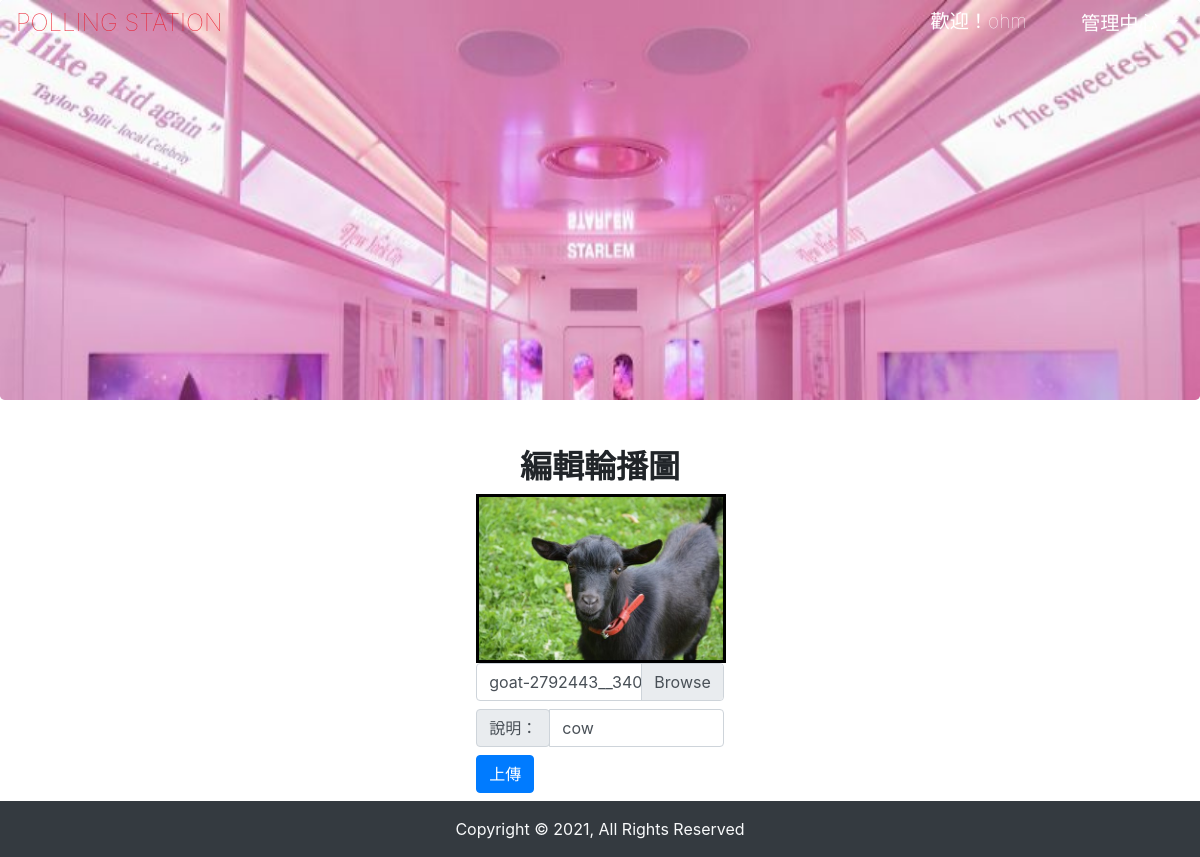
The page /backend/?do=edit_ad&id=17 (signed in) on the database its author committed.
### tables this page shows
CREATE TABLE `ad` (
  `id` int(11) UNSIGNED NOT NULL,
  `name` varchar(64) NOT NULL,
  `sh` tinyint(1) UNSIGNED NOT NULL,
  `intro` varchar(64) DEFAULT NULL
);

### api/db.php (called while the page is built, shortened)
<?php
    $dsn="mysql:host=localhost;charset=utf8;dbname=s1100410";
    $pdo=new PDO($dsn,'s1100410','s1100410');
    function find($table,$id){
        global $pdo;
        $sql="SELECT * FROM `$table` WHERE ";
        if(is_array($id)){
            foreach($id as $key=>$value){
                $tmp[]="`$key`='$value'";
            }
            $sql=$sql. implode(" AND ",$tmp);
        }else{
           $sql=$sql . "`id`='$id'";
        }
        return $pdo->query($sql)->fetch(PDO::FETCH_ASSOC);
    }
function all($table,...$arg){
    global $pdo;
    $sql="SELECT * FROM `$table` ";
    if(isset($arg[0])){
        if(is_array($arg[0])){
            foreach($arg[0] as $key=>$value){
                $tmp[]="`$key`='$value'";
            }
            $sql=$sql."where " . implode(" AND ",$tmp);
        }else{
            $sql=$sql.$arg[0];
        }
    }
    $rows=$pdo->query($sql)->fetchAll(PDO::FETCH_ASSOC);
    return $rows;
}
?>

### backend/index.php (the view, shortened to what this page needs)
<?php include_once "../api/db.php";
?>
<!DOCTYPE html>
<html lang="en">
<head>
  <link rel="stylesheet" href="../css/style.css">
  <link rel="stylesheet" href="https://cdnjs.cloudflare.com/ajax/libs/font-awesome/6.0.0-beta3/css/all.min.css">
  <link rel="stylesheet" href="https://stackpath.bootstrapcdn.com/bootstrap/4.1.3/css/bootstrap.min.css">
</head>
<body>
  <nav id="mainNavbar" class="navbar navbar-dark navbar-expand-md py-0 fixed-top">
    <a href="./index.php" class="navbar-brand bs">POLLING STATION</a>
    <div class="collapse navbar-collapse justify-content-end" id="navLinks">
      <ul class="navbar-nav">
        <li class="nav-item">
          <?php
          if (isset($_SESSION['user'])) {
            echo "<span class='pr-5 text-white'>歡迎！{$_SESSION['user']}</span>";
          ?>
        </li>
        <li class="nav-item">
          <div class="btn-group">
            <button type="button" class="dropdown-toggle btn-outline" data-toggle="dropdown" data-display="static" aria-expanded="false">
              管理中心
            </button>
          </div>
        </li>
        <?php
          }
        ?>
      </ul>
    </div>
  </nav>
  <div class="jumbotron p-0 mb-0" style="overflow:hidden;height:400px">
    <a href="index.php">
      <div id="carouselExampleSlidesOnly" class="carousel slide  position-relative" data-ride="carousel">
        <div class="carousel-inner position-absolute">
          <?php
          $images = all('ad', ['sh' => 1]);
          foreach ($images as $key => $image) {
            if ($key == 0) {
              echo "<div class='carousel-item active'>";
            } else {
              echo "<div class='carousel-item'>";
            }
            echo "  <img class='d-block w-100' style='height:100vh ;' src='../image/{$image['name']}' alt='{$image['intro']}'>";
            echo "</div>";
          }
          ?>
        </div>
      </div>
    </a>
  </div>
  <div class="container mt-5">
    <?php
    $do = (isset($_GET['do'])) ? $_GET['do'] : 'manage_vote';
    $file = $do . ".php";
    if (file_exists($file)) {
      include $file;
    } else {
      include "manage_vote.php";
    }
    ?>
  </div>
  <div class="p-3 text-center text-light bg-dark"> Copyright © 2021, All Rights Reserved</div>
</body>
</html>

### backend/edit_ad.php (shortened to what this page needs)
<h2 class="text-center font-weight-bold">編輯輪播圖</h2>
<?php
$ad=find('ad',$_GET['id']);
?>
<div class="col-md-3 m-auto">
    <img src="../image/<?=$ad['name'];?>" style='width:250px;border:3px solid black'>
<form action="../api/edit_ad.php" method="post" enctype="multipart/form-data">
    <div class='custom-file mx-auto d-block mb-2'>
        <label for="upload" class='custom-file-label'><?=$ad['name'];?></label>
    </div>
    <div class="mx-auto text-center mt-2 input-group mb-2">
        <label class='input-group-prepend input-group-text' for='intro'>說明：</label>
        <input class='form-control' type="text" name="intro" id="intro" value="<?=$ad['intro'];?>">
    </div>
    <div class="mx-auto mb-2">
        <input type="submit" value="上傳" class="btn btn-primary">
    </div>
</form>
</div>

### css/style.css (style rules this page uses)
html { scroll-behavior: smooth; }
body { background: #f5d9d5; font-family: "Nunito", sans-serif; margin: 0; padding: 0; overflow-x: hidden; }
#mainNavbar { font-size: 1.2rem; font-weight: 100; }
#mainNavbar .navbar-brand { color: #EA1C2C; font-size: 1.5rem; }
.btn-outline { background-color: transparent; border: none; color: white; font-weight: 100; }

### rows shown on the page
ad: name (picture)
ad: name (picture), name "goat-2792443__340.jpg", intro "cow"

### other values the page prints
$_SESSION['user'] "ohm"
